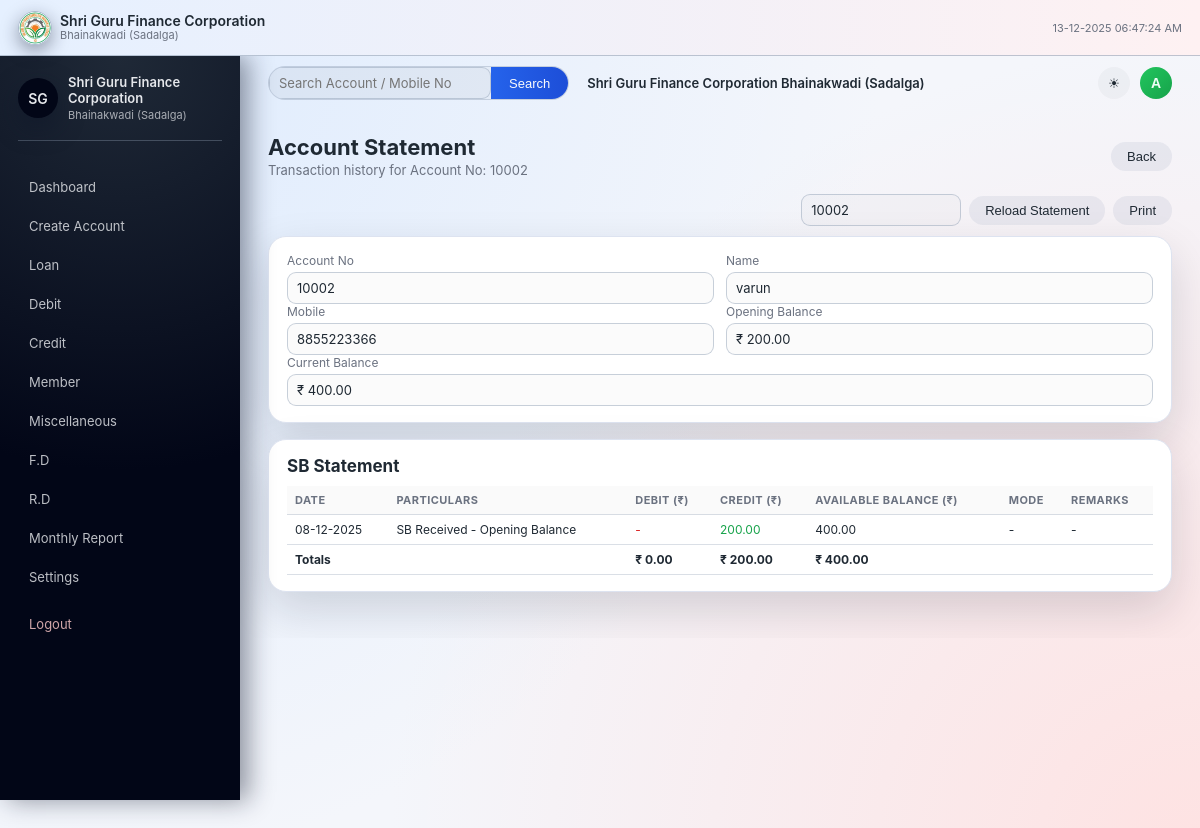
Page /statement?account_no=10002 (signed in) on the committed database.
### app.py (models this page shows, shortened)
class Member(db.Model):
    id = db.Column(db.Integer, primary_key=True)
    account_no = db.Column(db.String(20), unique=True, nullable=False)
    name = db.Column(db.String(120), nullable=False)
    dob = db.Column(db.Date, nullable=True)
    mobile = db.Column(db.String(15), nullable=True)
    aadhar = db.Column(db.String(20), nullable=True)
    pan = db.Column(db.String(20), nullable=True)
    address = db.Column(db.Text, nullable=True)
    opening_date = db.Column(db.Date, default=date.today)
    opening_balance = db.Column(db.Float, default=0.0)
    current_balance = db.Column(db.Float, default=0.0)

class Transaction(db.Model):
    __tablename__ = "transactions"
    id = db.Column(db.Integer, primary_key=True)
    account_no = db.Column(db.String(20), nullable=False)
    txn_date = db.Column(db.Date, default=date.today)
    type = db.Column(db.String(10), nullable=False)  # 'DEBIT' or 'CREDIT'
    amount = db.Column(db.Float, nullable=False)
    description = db.Column(db.String(255), nullable=True)

### app.py (the view)
@app.route("/statement")
@login_required
def statement():
    account_no = request.args.get("account_no", "").strip()
    if not account_no:
        flash("Account number is required.", "warning")
        return redirect(url_for("member"))
    member = Member.query.filter_by(account_no=account_no).first()
    if not member:
        flash("Member not found.", "danger")
        return redirect(url_for("member"))
    opening_balance = float(member.opening_balance or 0.0)
    running_balance = opening_balance
    txns = (
        Transaction.query.filter_by(account_no=account_no)
        .order_by(Transaction.txn_date.asc(), Transaction.id.asc())
        .all()
    )
    rows = []
    total_debits = 0.0
    total_credits = 0.0
    for t in txns:
        t_type = (t.type or "").lower()
        amt = float(t.amount or 0.0)
        debit = 0.0
        credit = 0.0
        if t_type in ("debit", "d", "out"):
            debit = amt
            running_balance -= amt
            total_debits += amt
        else:
            credit = amt
            running_balance += amt
            total_credits += amt
        rows.append(
            {
                "date": t.txn_date,
                "description": t.description or "",
                "debit": debit,
                "credit": credit,
                "balance": running_balance,
                "mode": "",
                "remarks": "",
            }
        )
    closing_balance = running_balance
    return render_template(
        "statement.html",
        member=member,
        rows=rows,
        total_debits=total_debits,
        total_credits=total_credits,
        opening_balance=opening_balance,
        closing_balance=closing_balance,
    )

### app.py (called while the page is built)
def login_required(view_func):
    from functools import wraps
    @wraps(view_func)
    def wrapped(*args, **kwargs):
        if "user_id" not in session:
            return redirect(url_for("login"))
        return view_func(*args, **kwargs)
    return wrapped

@app.context_processor
def inject_now():
    return {
        "now": datetime.utcnow(),
        "bank_name": "Shri Guru Finance Corporation Bhainakwadi (Sadalga)",
    }

### templates/statement.html (shortened to what this page needs)
{% extends "base.html" %}
{% block content %}
<div class="page-header no-print">
    <div>
        <h2>Account Statement</h2>
        <p class="page-subtitle">
            Transaction history for Account No: {{ member.account_no }}
        </p>
    </div>
    <button type="button" class="btn-secondary" onclick="window.history.back()">Back</button>
</div>
<div class="page-tools no-print">
    <form method="get"
          action="{{ url_for('statement') }}"
          style="display:flex; gap:8px; align-items:center;">
        <input type="text"
               name="account_no"
               value="{{ member.account_no }}"
               placeholder="Account No"
               style="max-width: 160px;">
        <button type="submit" class="btn-secondary">Reload Statement</button>
        <button type="button" class="btn-secondary" onclick="window.print()">Print</button>
    </form>
</div>
<div class="content-print-wrapper">
    <div class="card account-details-card">
        <div class="form-row">
            <label>Account No
                <input type="text" value="{{ member.account_no }}" readonly>
            </label>
            <label>Name
                <input type="text" value="{{ member.name }}" readonly>
            </label>
        </div>
        <div class="form-row">
            <label>Mobile
                <input type="text" value="{{ member.mobile or 'N/A' }}" readonly>
            </label>
            <label>Opening Balance
                <input type="text"
                       value="₹ {{ '%.2f'|format(opening_balance) }}"
                       readonly>
            </label>
        </div>
        <div class="form-row">
            <label>Current Balance
                <input type="text"
                       value="₹ {{ '%.2f'|format(closing_balance) }}"
                       readonly>
            </label>
        </div>
    </div>
    <div class="card table-card">
        <h3>SB Statement</h3>
        {% if rows %}
        <div class="table-wrapper">
            <table>
                <thead>
                    <tr>
                        <th>Date</th>
                        <th>Particulars</th>
                        <th>Debit (₹)</th>
                        <th>Credit (₹)</th>
                        <th>Available Balance (₹)</th>
                        <th>Mode</th>
                        <th>Remarks</th>
                    </tr>
                </thead>
                <tbody>
                    {% for r in rows %}
                    <tr>
                        <td>{{ r.date.strftime('%d-%m-%Y') }}</td>
                        <td>{{ r.description }}</td>
                        <td class="amount-debit">
                            {% if r.debit and r.debit > 0 %}
                                {{ '%.2f'|format(r.debit) }}
                            {% else %}
                                -
                            {% endif %}
                        </td>
                        <td class="amount-credit">
                            {% if r.credit and r.credit > 0 %}
                                {{ '%.2f'|format(r.credit) }}
                            {% else %}
                                -
                            {% endif %}
                        </td>
                        <td>
                            {{ '%.2f'|format(r.balance) }}
                        </td>
                        <td>{{ r.mode or '-' }}</td>
                        <td>{{ r.remarks or '-' }}</td>
                    </tr>
                    {% endfor %}
                </tbody>
                <tfoot>
                    <tr class="total-row">
                        <th colspan="2">Totals</th>
                        <th>₹ {{ '%.2f'|format(total_debits) }}</th>
                        <th>₹ {{ '%.2f'|format(total_credits) }}</th>
                        <th>₹ {{ '%.2f'|format(closing_balance) }}</th>
                        <th colspan="2"></th>
                    </tr>
                </tfoot>
            </table>
        </div>
        {% else %}
        <p class="muted">No transactions found for this account.</p>
        {% endif %}
    </div>
</div>
{% endblock %}

### static/css/style.css (style rules this page uses)
:root { --bg: #f4f6fb; --bg-elevated: #ffffff; --bg-accent: #e3efff; --border-subtle: #dde3f0; --text-main: #1f2933; --text-muted: #6b7280; --primary: #2563eb; --primary-soft: rgba(37, 99, 235, 0.1); --primary-strong: #1d4ed8; --danger: #dc2626; --sidebar-bg: #0f172a; --sidebar-text: #e5e7eb; --shadow-soft: 0 18px 45px rgba(15, 23, 42, 0.15); }
*, *::before, *::after { box-sizing: border-box; }
body { margin: 0; padding-top: 56px; font-family: "Inter", system-ui, -apple-system, BlinkMacSystemFont, "Segoe UI", sans-serif; background: radial-gradient(circle at top left, #dbeafe, transparent 60%), radial-gradient(circle at bottom right, #fee2e2, transparent 55%), var(--bg); color: var(--text-main); min-height: 100vh; }
.page-header { display: flex; justify-content: space-between; align-items: center; margin-bottom: 16px; }
.page-header h2 { margin: 0; font-size: 22px; }
.page-subtitle { margin: 2px 0 0; font-size: 13px; color: var(--text-muted); }
.page-tools { display: flex; justify-content: flex-end; gap: 8px; margin-bottom: 10px; }
.card { background: var(--bg-elevated); border-radius: 18px; padding: 16px 18px; border: 1px solid var(--border-subtle); box-shadow: var(--shadow-soft); margin-bottom: 16px; }
.card h3 { margin-top: 0; margin-bottom: 10px; font-size: 17px; }
.form-row { display: grid; grid-template-columns: repeat(auto-fit, minmax(210px, 1fr)); gap: 10px 12px; }
label { font-size: 12px; display: flex; flex-direction: column; gap: 4px; color: var(--text-muted); }
input[type="text"], input[type="password"], input[type="date"], input[type="number"], select, textarea { border-radius: 9px; border: 1px solid rgba(148, 163, 184, 0.5); padding: 7px 9px; font-size: 13px; font-family: inherit; outline: none; background: rgba(15, 23, 42, 0.015); color: var(--text-main); transition: border-color 0.16s ease, box-shadow 0.16s ease, background 0.16s ease; }
.btn-primary, .btn-secondary, .btn-danger { border-radius: 999px; padding: 7px 16px; font-size: 13px; font-weight: 500; border: none; cursor: pointer; display: inline-flex; align-items: center; gap: 6px; transition: background 0.16s ease, transform 0.1s ease, box-shadow 0.16s ease; }
.btn-secondary { background: rgba(148, 163, 184, 0.16); color: var(--text-main); }
.table-card { margin-top: 8px; }
.table-wrapper { overflow-x: auto; }
table { width: 100%; border-collapse: collapse; font-size: 12px; }
th, td { padding: 7px 8px; border-bottom: 1px solid rgba(148, 163, 184, 0.35); text-align: left; }
thead th { font-size: 11px; text-transform: uppercase; letter-spacing: 0.04em; color: var(--text-muted); background: rgba(15, 23, 42, 0.02); }
.txn-debit, .amount-debit { color: #dc2626; }
.txn-credit, .amount-credit { color: #16a34a; }

### rows in the picture
Member: account_no "10002", name "varun", mobile "8855223366", opening_balance "₹ 200.00"
Transaction: date "08-12-2025", description "SB Received - Opening Balance", credit "200.00", balance "400.00", mode "-", remarks "-"

### other values in the picture
{{ session.get('username', 'AD')[0]|upper }} "A"
{{ '%.2f'|format(total_debits) }} "0.00"
{{ '%.2f'|format(total_credits) }} "200.00"
{{ '%.2f'|format(closing_balance) }} "400.00"
